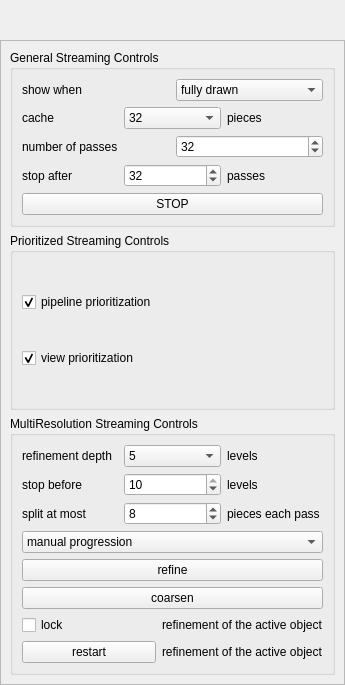
<?xml version="1.0" encoding="UTF-8"?>
<ui version="4.0">
 <class>pqStreamingControls</class>
 <widget class="QWidget" name="pqStreamingControls">
  <property name="geometry">
   <rect>
    <x>0</x>
    <y>0</y>
    <width>345</width>
    <height>685</height>
   </rect>
  </property>
  <property name="windowTitle">
   <string>Streaming Controls</string>
  </property>
  <property name="toolTip">
   <string/>
  </property>
  <widget class="QFrame" name="frame">
   <property name="geometry">
    <rect>
     <x>0</x>
     <y>40</y>
     <width>345</width>
     <height>645</height>
    </rect>
   </property>
   <property name="frameShape">
    <enum>QFrame::StyledPanel</enum>
   </property>
   <property name="frameShadow">
    <enum>QFrame::Raised</enum>
   </property>
   <layout class="QVBoxLayout" name="verticalLayout_3">
    <item>
     <widget class="QGroupBox" name="streaming_controls">
      <property name="title">
       <string>General Streaming Controls</string>
      </property>
      <layout class="QVBoxLayout" name="verticalLayout_5">
       <item>
        <layout class="QHBoxLayout" name="horizontalLayout_2">
         <item>
          <widget class="QLabel" name="label_2">
           <property name="text">
            <string>show when</string>
           </property>
          </widget>
         </item>
         <item>
          <widget class="QComboBox" name="show_when">
           <property name="toolTip">
            <string>controls whether you see final results or streaming in progress</string>
           </property>
           <item>
            <property name="text">
             <string>fully drawn</string>
            </property>
           </item>
           <item>
            <property name="text">
             <string>each piece drawn</string>
            </property>
           </item>
          </widget>
         </item>
        </layout>
       </item>
       <item>
        <layout class="QHBoxLayout" name="horizontalLayout">
         <item>
          <widget class="QLabel" name="label">
           <property name="text">
            <string>cache</string>
           </property>
          </widget>
         </item>
         <item>
          <widget class="QComboBox" name="cache_size">
           <property name="toolTip">
            <string>the number of passes each viewable object stores to speed up redisplay</string>
           </property>
           <property name="currentIndex">
            <number>7</number>
           </property>
           <item>
            <property name="text">
             <string>infinite</string>
            </property>
           </item>
           <item>
            <property name="text">
             <string>no</string>
            </property>
           </item>
           <item>
            <property name="text">
             <string>1</string>
            </property>
           </item>
           <item>
            <property name="text">
             <string>2</string>
            </property>
           </item>
           <item>
            <property name="text">
             <string>4</string>
            </property>
           </item>
           <item>
            <property name="text">
             <string>8</string>
            </property>
           </item>
           <item>
            <property name="text">
             <string>16</string>
            </property>
           </item>
           <item>
            <property name="text">
             <string>32</string>
            </property>
           </item>
           <item>
            <property name="text">
             <string>64</string>
            </property>
           </item>
           <item>
            <property name="text">
             <string>128</string>
            </property>
           </item>
           <item>
            <property name="text">
             <string>256</string>
            </property>
           </item>
          </widget>
         </item>
         <item>
          <widget class="QLabel" name="label_11">
           <property name="text">
            <string>pieces</string>
           </property>
          </widget>
         </item>
        </layout>
       </item>
       <item>
        <layout class="QHBoxLayout" name="horizontalLayout_3">
         <item>
          <widget class="QLabel" name="label_3">
           <property name="text">
            <string>number of passes</string>
           </property>
          </widget>
         </item>
         <item>
          <widget class="QSpinBox" name="number_of_passes">
           <property name="toolTip">
            <string>the number of pieces the pipeline is broken up into</string>
           </property>
           <property name="minimum">
            <number>1</number>
           </property>
           <property name="maximum">
            <number>10000</number>
           </property>
           <property name="value">
            <number>32</number>
           </property>
          </widget>
         </item>
        </layout>
       </item>
       <item>
        <layout class="QHBoxLayout" name="horizontalLayout_4">
         <item>
          <widget class="QLabel" name="label_4">
           <property name="text">
            <string>stop after</string>
           </property>
          </widget>
         </item>
         <item>
          <widget class="QSpinBox" name="last_pass">
           <property name="toolTip">
            <string>allows you to stop before the last piece to get faster response time</string>
           </property>
           <property name="minimum">
            <number>1</number>
           </property>
           <property name="maximum">
            <number>10000</number>
           </property>
           <property name="value">
            <number>32</number>
           </property>
          </widget>
         </item>
         <item>
          <widget class="QLabel" name="label_5">
           <property name="text">
            <string>passes</string>
           </property>
          </widget>
         </item>
        </layout>
       </item>
       <item>
        <widget class="QPushButton" name="stop">
         <property name="sizePolicy">
          <sizepolicy hsizetype="Minimum" vsizetype="Minimum">
           <horstretch>0</horstretch>
           <verstretch>0</verstretch>
          </sizepolicy>
         </property>
         <property name="minimumSize">
          <size>
           <width>0</width>
           <height>0</height>
          </size>
         </property>
         <property name="baseSize">
          <size>
           <width>0</width>
           <height>0</height>
          </size>
         </property>
         <property name="toolTip">
          <string>halt streaming immediately</string>
         </property>
         <property name="text">
          <string>STOP</string>
         </property>
        </widget>
       </item>
      </layout>
     </widget>
    </item>
    <item>
     <widget class="QGroupBox" name="prioritization_controls">
      <property name="title">
       <string>Prioritized Streaming Controls</string>
      </property>
      <layout class="QVBoxLayout" name="verticalLayout_2">
       <item>
        <widget class="QCheckBox" name="pipeline_priority">
         <property name="toolTip">
          <string>prioritize pieces bases on data centric properties</string>
         </property>
         <property name="text">
          <string>pipeline prioritization</string>
         </property>
         <property name="checked">
          <bool>true</bool>
         </property>
        </widget>
       </item>
       <item>
        <widget class="QCheckBox" name="view_priority">
         <property name="toolTip">
          <string>prioritize pieces based on their position in the view area</string>
         </property>
         <property name="text">
          <string>view prioritization</string>
         </property>
         <property name="checked">
          <bool>true</bool>
         </property>
        </widget>
       </item>
      </layout>
     </widget>
    </item>
    <item>
     <widget class="QGroupBox" name="refinement_controls">
      <property name="title">
       <string>MultiResolution Streaming Controls</string>
      </property>
      <layout class="QVBoxLayout" name="verticalLayout">
       <item>
        <layout class="QHBoxLayout" name="horizontalLayout_5">
         <item>
          <widget class="QLabel" name="label_6">
           <property name="text">
            <string>refinement depth</string>
           </property>
          </widget>
         </item>
         <item>
          <widget class="QComboBox" name="refinement_depth">
           <property name="toolTip">
            <string>controls the height of the refinement tree</string>
           </property>
           <property name="currentIndex">
            <number>4</number>
           </property>
           <item>
            <property name="text">
             <string>1</string>
            </property>
           </item>
           <item>
            <property name="text">
             <string>2</string>
            </property>
           </item>
           <item>
            <property name="text">
             <string>3</string>
            </property>
           </item>
           <item>
            <property name="text">
             <string>4</string>
            </property>
           </item>
           <item>
            <property name="text">
             <string>5</string>
            </property>
           </item>
           <item>
            <property name="text">
             <string>6</string>
            </property>
           </item>
           <item>
            <property name="text">
             <string>7</string>
            </property>
           </item>
           <item>
            <property name="text">
             <string>8</string>
            </property>
           </item>
           <item>
            <property name="text">
             <string>9</string>
            </property>
           </item>
           <item>
            <property name="text">
             <string>10</string>
            </property>
           </item>
          </widget>
         </item>
         <item>
          <widget class="QLabel" name="label_13">
           <property name="text">
            <string>levels</string>
           </property>
          </widget>
         </item>
        </layout>
       </item>
       <item>
        <layout class="QHBoxLayout" name="horizontalLayout_6">
         <item>
          <widget class="QLabel" name="label_7">
           <property name="text">
            <string>stop before</string>
           </property>
          </widget>
         </item>
         <item>
          <widget class="QSpinBox" name="max_depth">
           <property name="toolTip">
            <string>stops refinement before full resolution to get faster response time</string>
           </property>
           <property name="minimum">
            <number>2</number>
           </property>
           <property name="maximum">
            <number>10</number>
           </property>
           <property name="value">
            <number>10</number>
           </property>
          </widget>
         </item>
         <item>
          <widget class="QLabel" name="label_8">
           <property name="text">
            <string>levels</string>
           </property>
          </widget>
         </item>
        </layout>
       </item>
       <item>
        <layout class="QHBoxLayout" name="horizontalLayout_7">
         <item>
          <widget class="QLabel" name="label_10">
           <property name="text">
            <string>split at most</string>
           </property>
          </widget>
         </item>
         <item>
          <widget class="QSpinBox" name="max_splits">
           <property name="toolTip">
            <string>controls the number of pieces to refine on each render</string>
           </property>
           <property name="minimum">
            <number>1</number>
           </property>
           <property name="maximum">
            <number>10000</number>
           </property>
           <property name="value">
            <number>8</number>
           </property>
          </widget>
         </item>
         <item>
          <widget class="QLabel" name="label_9">
           <property name="text">
            <string>pieces each pass</string>
           </property>
          </widget>
         </item>
        </layout>
       </item>
       <item>
        <widget class="QComboBox" name="progression_mode">
         <property name="toolTip">
          <string>control refinement manually or let it run on its own</string>
         </property>
         <item>
          <property name="text">
           <string>manual progression</string>
          </property>
         </item>
         <item>
          <property name="text">
           <string>automatic progression</string>
          </property>
         </item>
        </widget>
       </item>
       <item>
        <widget class="QPushButton" name="refine">
         <property name="toolTip">
          <string>increase the resolution</string>
         </property>
         <property name="text">
          <string>refine</string>
         </property>
        </widget>
       </item>
       <item>
        <widget class="QPushButton" name="coarsen">
         <property name="toolTip">
          <string>decrease the resolution</string>
         </property>
         <property name="text">
          <string>coarsen</string>
         </property>
        </widget>
       </item>
       <item>
        <layout class="QHBoxLayout" name="horizontalLayout_8">
         <item>
          <widget class="QCheckBox" name="lock_refinement">
           <property name="text">
            <string>lock</string>
           </property>
          </widget>
         </item>
         <item>
          <widget class="QLabel" name="label_12">
           <property name="text">
            <string>refinement of the active object</string>
           </property>
          </widget>
         </item>
        </layout>
       </item>
       <item>
        <layout class="QHBoxLayout" name="horizontalLayout_9">
         <item>
          <widget class="QPushButton" name="restart_refinement">
           <property name="toolTip">
            <string>completely coarsen the active object</string>
           </property>
           <property name="text">
            <string>restart</string>
           </property>
          </widget>
         </item>
         <item>
          <widget class="QLabel" name="label_14">
           <property name="text">
            <string>refinement of the active object</string>
           </property>
          </widget>
         </item>
        </layout>
       </item>
      </layout>
     </widget>
    </item>
   </layout>
  </widget>
 </widget>
 <resources/>
 <connections/>
</ui>
